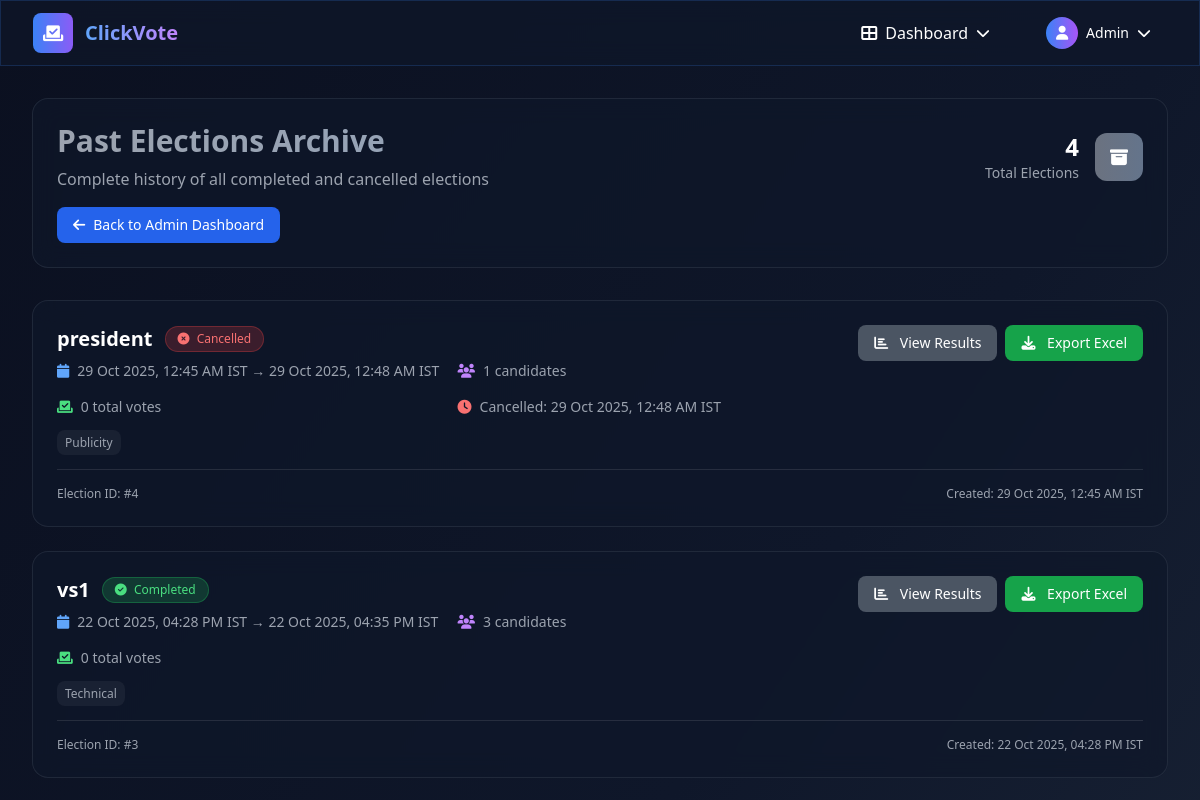
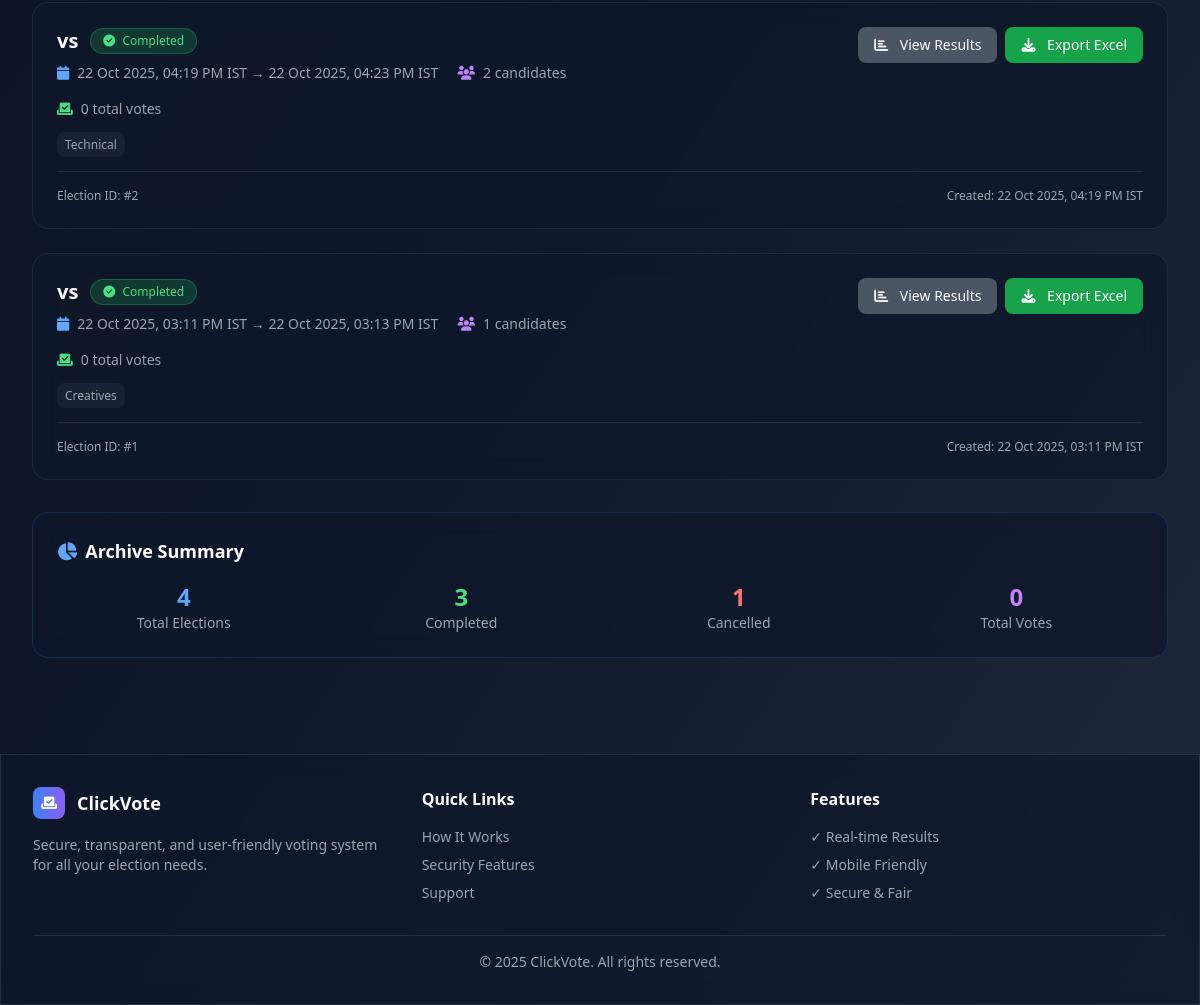
Page /admin/past-elections (signed in) on the earlier database version (2 pictures, top to bottom).
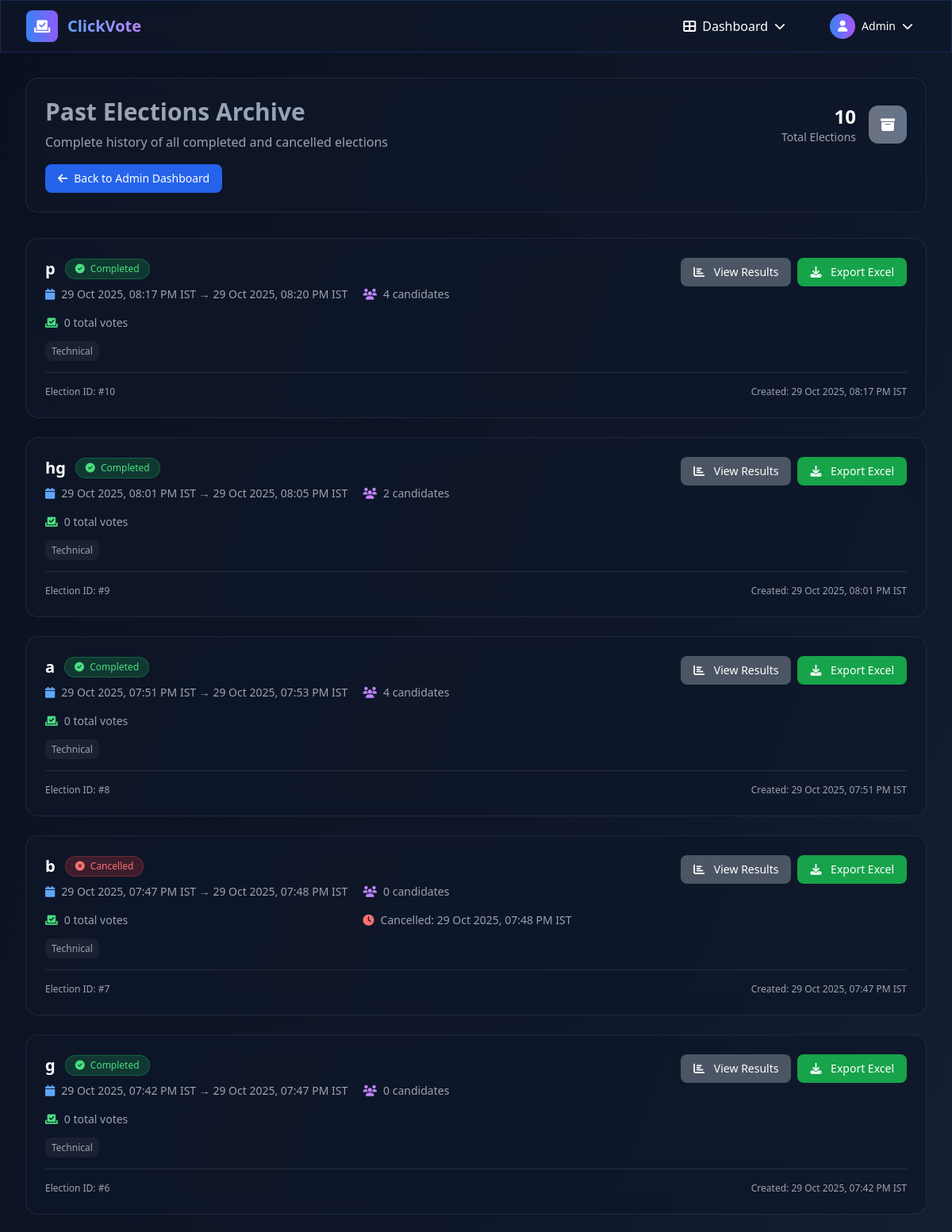
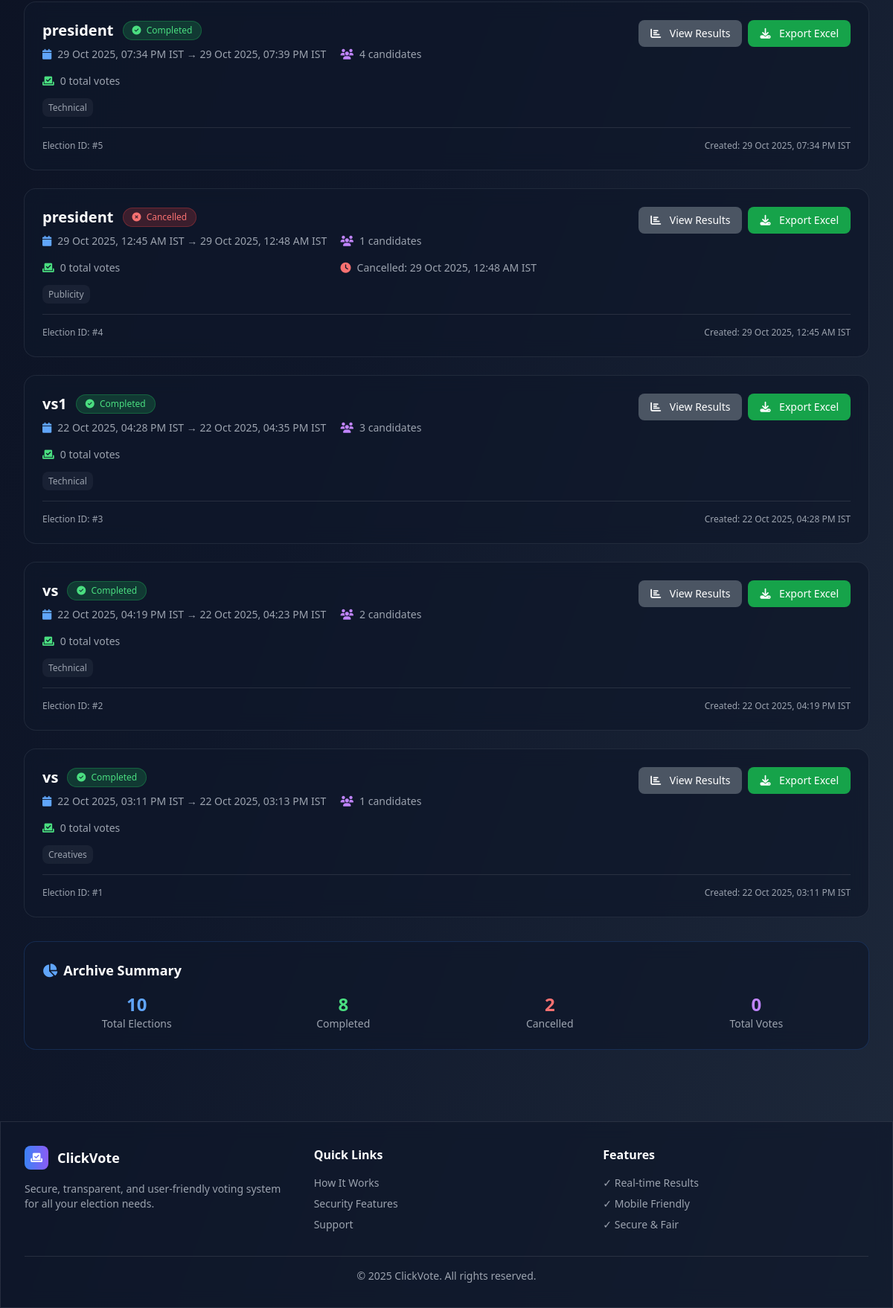
Same page on the later database version (2 pictures, top to bottom).
### tables this page shows
CREATE TABLE elections (
                id INTEGER PRIMARY KEY AUTOINCREMENT,
                title TEXT,
                category TEXT,
                start_time TEXT NOT NULL,
                end_time TEXT NOT NULL,
                created_by INTEGER,
                candidate_limit INTEGER DEFAULT 10,
                status TEXT DEFAULT 'active',
                cancelled_at TEXT,
                cancelled_by INTEGER,
                created_at TIMESTAMP DEFAULT CURRENT_TIMESTAMP, paused_at TEXT, paused_by INTEGER, resumed_at TEXT, resumed_by INTEGER,
                FOREIGN KEY (created_by) REFERENCES users (id)
            );

### app.py (the view)
@app.route("/admin/past-elections")
@login_required(role="admin")
def past_elections():
    rows = query("SELECT * FROM elections ORDER BY start_time DESC")
    ongoing, scheduled, ended = classify_elections(rows)
    elections_with_stats = []
    for e in ended:
        candidate_count = query("SELECT COUNT(*) as count FROM candidates WHERE election_id=?", (e['id'],), one=True)
        vote_count = query("SELECT COUNT(*) as count FROM votes WHERE election_id=?", (e['id'],), one=True)
        election_data = dict(e)
        election_data['candidate_count'] = candidate_count['count'] if candidate_count else 0
        election_data['vote_count'] = vote_count['count'] if vote_count else 0
        elections_with_stats.append(election_data)
    return render_template("past_elections.html", elections=elections_with_stats, total_count=len(ended))

### app.py (called while the page is built)
def get_db():
    conn = sqlite3.connect('voting.db', timeout=30)
    conn.row_factory = sqlite3.Row
    return conn

def exec_sql(sql, args=(), fetch=False, one=False):
    db = get_db()
    cur = db.execute(sql, args)
    if fetch:
        rows = cur.fetchall()
        cur.close()
        return rows[0] if one and rows else rows
    else:
        db.commit()
        last = cur.lastrowid
        cur.close()
        return last

def query(sql, args=(), one=False):
    return exec_sql(sql, args, fetch=True, one=one)

def login_required(role=None):
    def deco(f):
        @wraps(f)
        def wrap(*args, **kwargs):
            if "user_id" not in session:
                flash("Please login first.", "warn")
                return redirect(url_for("login"))
            if role and session.get("role") != role:
                flash("Not authorized.", "error")
                return redirect(url_for("index"))
            return f(*args, **kwargs)
        return wrap
    return deco

def parse_iso(s):
    try:
        dt = datetime.fromisoformat((s or "").replace("Z", ""))
        if dt.tzinfo is None:
            dt = dt.replace(tzinfo=timezone.utc)
        return dt.astimezone(timezone.utc)
    except Exception:
        pass
        return None

def now_utc():
    return datetime.now(timezone.utc)

@app.context_processor
def inject_unread_notifications():
    try:
        uid = session.get('user_id')
        if not uid:
            return {}
        row = query('SELECT COUNT(*) AS c FROM notifications WHERE user_id=? AND read=0', (uid,), one=True)
        return {'unread_notifications': row['c'] if row else 0}
    except Exception:
        return {'unread_notifications': 0}

def to_ist(dt):
    try:
        if dt.tzinfo is None:
            dt = dt.replace(tzinfo=timezone.utc)
        return dt.astimezone(IST)
    except Exception:
        pass
        return dt

@app.template_filter("istfmt")
def istfmt(value):
    try:
        dt = parse_iso(value)
        dt = to_ist(dt)
        return dt.strftime("%d %b %Y, %I:%M %p IST")
    except Exception:
        pass
        return value

### templates/past_elections.html (shortened to what this page needs)
{% extends "base.html" %}
{% block content %}
<div class="max-w-7xl mx-auto">
  <div class="mb-8">
    <div class="glass-effect rounded-2xl p-6 border border-gray-500/20">
      <div class="flex items-center justify-between">
        <div>
          <h1 class="text-3xl font-bold bg-gradient-to-r from-gray-400 to-slate-400 bg-clip-text text-transparent mb-2">
          </h1>
          <p class="text-gray-400">Complete history of all completed and cancelled elections</p>
        </div>
        <div class="flex items-center space-x-4">
          <div class="text-right">
            <div class="text-2xl font-bold text-white">{{ total_count }}</div>
            <div class="text-sm text-gray-400">Total Elections</div>
          </div>
          <div class="w-12 h-12 bg-gradient-to-r from-gray-500 to-slate-500 rounded-xl flex items-center justify-center animate-pulse">
            <i class="fas fa-archive text-white text-lg"></i>
          </div>
        </div>
      </div>
      <div class="mt-4">
        <a href="{{ url_for('admin') }}" class="inline-flex items-center px-4 py-2 bg-blue-600 hover:bg-blue-700 rounded-lg text-white text-sm transition-colors">
          <i class="fas fa-arrow-left mr-2"></i>
          Back to Admin Dashboard
        </a>
      </div>
    </div>
  </div>
  <div class="space-y-6">
    {% for election in elections %}
    <div class="glass-effect rounded-2xl p-6 border border-gray-500/20 hover:border-gray-400/30 transition-all duration-300">
      <div class="flex items-start justify-between mb-4">
        <div class="flex-1">
          <div class="flex items-center space-x-3 mb-2">
            <h3 class="text-xl font-bold text-white">{{ election.title or election.category }}</h3>
            {% if election.status == 'cancelled' %}
            <span class="px-3 py-1 bg-red-500/20 border border-red-500/30 rounded-full text-red-400 text-xs font-medium">
              <i class="fas fa-times-circle mr-1"></i>
              Cancelled
            </span>
            {% else %}
            <span class="px-3 py-1 bg-green-500/20 border border-green-500/30 rounded-full text-green-400 text-xs font-medium">
              <i class="fas fa-check-circle mr-1"></i>
              Completed
            </span>
            {% endif %}
          </div>
          <div class="grid md:grid-cols-2 gap-4 text-sm text-gray-400">
            <div class="flex items-center space-x-2">
              <i class="fas fa-calendar text-blue-400"></i>
              <span>{{ election.start_time|istfmt }} → {{ election.end_time|istfmt }}</span>
            </div>
            <div class="flex items-center space-x-2">
              <i class="fas fa-users text-purple-400"></i>
              <span>{{ election.candidate_count }} candidates</span>
            </div>
            <div class="flex items-center space-x-2">
              <i class="fas fa-vote-yea text-green-400"></i>
              <span>{{ election.vote_count }} total votes</span>
            </div>
            {% if election.cancelled_at %}
            <div class="flex items-center space-x-2">
              <i class="fas fa-clock text-red-400"></i>
              <span>Cancelled: {{ election.cancelled_at|istfmt }}</span>
            </div>
            {% endif %}
          </div>
          {% if election.category %}
          <div class="mt-3">
            <span class="px-2 py-1 bg-white/5 rounded-lg text-xs text-gray-400">
              {{ election.category }}
            </span>
          </div>
          {% endif %}
        </div>
        <div class="flex items-center space-x-2 ml-4">
          <a href="{{ url_for('results', election_id=election.id) }}" class="px-4 py-2 bg-gray-600 hover:bg-gray-700 rounded-lg text-white text-sm transition-colors">
            <i class="fas fa-chart-bar mr-2"></i>
            View Results
          </a>
          <a href="{{ url_for('results_excel', eid=election.id) }}" class="px-4 py-2 bg-green-600 hover:bg-green-700 rounded-lg text-white text-sm transition-colors">
            <i class="fas fa-download mr-2"></i>
            Export Excel
          </a>
        </div>
      </div>
      <div class="mt-4 pt-4 border-t border-white/10">
        <div class="flex items-center justify-between text-xs text-gray-400">
          <span>Election ID: #{{ election.id }}</span>
          <span>Created: {{ election.start_time|istfmt }}</span>
        </div>
      </div>
    </div>
    {% endfor %}
  </div>
  {% if elections %}
  <div class="mt-8 glass-effect rounded-2xl p-6 border border-blue-500/20">
    <h3 class="text-lg font-bold text-white mb-4 flex items-center">
      <i class="fas fa-chart-pie mr-2 text-blue-400"></i>
      Archive Summary
    </h3>
    <div class="grid md:grid-cols-4 gap-6">
      <div class="text-center">
        <div class="text-2xl font-bold text-blue-400">{{ total_count }}</div>
        <div class="text-sm text-gray-400">Total Elections</div>
      </div>
      <div class="text-center">
        <div class="text-2xl font-bold text-green-400">{{ elections|selectattr('status', 'ne', 'cancelled')|list|length }}</div>
        <div class="text-sm text-gray-400">Completed</div>
      </div>
      <div class="text-center">
        <div class="text-2xl font-bold text-red-400">{{ elections|selectattr('status', 'equalto', 'cancelled')|list|length }}</div>
        <div class="text-sm text-gray-400">Cancelled</div>
      </div>
      <div class="text-center">
        <div class="text-2xl font-bold text-purple-400">{{ elections|sum(attribute='vote_count') }}</div>
        <div class="text-sm text-gray-400">Total Votes</div>
      </div>
    </div>
  </div>
  {% endif %}
</div>
{% endblock %}

### templates/base.html (shortened to what this page needs)
<!doctype html>
<html lang="en">
<head>
  <script src="https://cdn.tailwindcss.com"></script>
  <link rel="stylesheet" href="https://cdnjs.cloudflare.com/ajax/libs/font-awesome/6.4.0/css/all.min.css">
</head>
{% set _flashes = get_flashed_messages(with_categories=true) %}
<body class="bg-gradient-to-br from-navy-dark via-navy to-navy-light text-white min-h-screen" data-theme="dark" data-flashes='{{ _flashes|tojson|e }}'>
  <nav class="glass-effect sticky top-0 z-50 border-b border-blue-500/20">
    <div class="max-w-7xl mx-auto px-4 sm:px-6 lg:px-8">
      <div class="flex justify-between items-center h-16">
        <a href="{{ url_for('index') }}" class="flex items-center space-x-3 hover:opacity-80 transition-opacity duration-300">
          <div class="w-10 h-10 bg-gradient-to-r from-blue-glow to-purple-glow rounded-lg flex items-center justify-center animate-float">
            <i class="fas fa-vote-yea text-white text-lg"></i>
          </div>
          <span class="text-xl font-bold bg-gradient-to-r from-blue-400 to-purple-400 bg-clip-text text-transparent">
          </span>
        </a>
        <div class="hidden md:flex items-center space-x-6">
          {% if session.get('user_id') %}
            <div class="nav-dropdown relative">
              <button class="flex items-center space-x-2 px-4 py-2 rounded-lg hover:bg-white/10 transition-all duration-300">
                <i class="fas fa-th-large"></i>
                <span>Dashboard</span>
                <i class="fas fa-chevron-down text-sm"></i>
              </button>
            </div>
            <div class="nav-dropdown relative">
              <button class="flex items-center space-x-2 px-4 py-2 rounded-lg hover:bg-white/10 transition-all duration-300">
                <div class="w-8 h-8 bg-gradient-to-r from-blue-500 to-purple-500 rounded-full flex items-center justify-center">
                  <i class="fas fa-user text-sm"></i>
                </div>
                <span class="text-sm">
                  {% if session.get('user') and session['user'].get('role') == 'admin' %}
                    Admin
                  {% elif session.get('user') and session['user'].get('username') %}
                    {{ session['user'].get('username') }}
                  {% elif session.get('username') %}
                    {{ session['username'] }}
                  {% else %}
                    Guest
                  {% endif %}
                </span>
                <i class="fas fa-chevron-down text-sm"></i>
              </button>
            </div>
          {% endif %}
        </div>
      </div>
    </div>
</nav>
  <main class="max-w-7xl mx-auto px-4 sm:px-6 lg:px-8 py-8">
    {% block content %}{% endblock %}
  </main>
  <footer class="glass-effect border-t border-white/10 mt-16">
    <div class="max-w-7xl mx-auto px-4 sm:px-6 lg:px-8 py-8">
      <div class="grid md:grid-cols-3 gap-8">
        <div>
          <div class="flex items-center space-x-3 mb-4">
            <div class="w-8 h-8 bg-gradient-to-r from-blue-glow to-purple-glow rounded-lg flex items-center justify-center">
              <i class="fas fa-vote-yea text-white text-sm"></i>
            </div>
            <span class="text-lg font-bold">ClickVote</span>
          </div>
          <p class="text-gray-400 text-sm">Secure, transparent, and user-friendly voting system for all your election needs.</p>
        </div>
        <div>
          <h3 class="font-semibold mb-4">Quick Links</h3>
          <div class="space-y-2 text-sm">
            <a href="#" class="block text-gray-400 hover:text-white transition-colors">How It Works</a>
            <a href="#" class="block text-gray-400 hover:text-white transition-colors">Security Features</a>
            <a href="#" class="block text-gray-400 hover:text-white transition-colors">Support</a>
          </div>
        </div>
        <div>
          <h3 class="font-semibold mb-4">Features</h3>
          <div class="space-y-2 text-sm">
            <div class="text-gray-400">✓ Real-time Results</div>
            <div class="text-gray-400">✓ Mobile Friendly</div>
            <div class="text-gray-400">✓ Secure & Fair</div>
          </div>
        </div>
      </div>
      <div class="border-t border-white/10 mt-8 pt-4 text-center text-sm text-gray-400">
        © 2025 ClickVote. All rights reserved.
      </div>
    </div>
  </footer>
</body>
</html>

### templates/base.html (style rules this page uses)
.glass-effect { backdrop-filter: blur(12px); background: rgba(15, 23, 42, 0.7); border: 1px solid rgba(59, 130, 246, 0.2); }
.nav-dropdown { position: relative; }
.nav-dropdown::after { content: ''; position: absolute; top: 100%; left: 0; right: 0; height: 0.5rem; background: transparent; }

Differences in the rows shown:
added elections: title "p", status "paused" (drawn), start_time|istfmt "29 Oct 2025, 08:17 PM IST", end_time|istfmt "29 Oct 2025, 08:20 PM IST", candidate_count "4", vote_count "0", category "Technical", id "10"
added elections: title "hg", status "paused" (drawn), start_time|istfmt "29 Oct 2025, 08:01 PM IST", end_time|istfmt "29 Oct 2025, 08:05 PM IST", candidate_count "2", vote_count "0", category "Technical", id "9"
added elections: title "a", status "paused" (drawn), start_time|istfmt "29 Oct 2025, 07:51 PM IST", end_time|istfmt "29 Oct 2025, 07:53 PM IST", candidate_count "4", vote_count "0", category "Technical", id "8"
added elections: title "b", status "cancelled" (drawn), start_time|istfmt "29 Oct 2025, 07:47 PM IST", end_time|istfmt "29 Oct 2025, 07:48 PM IST", candidate_count "0", vote_count "0", cancelled_at|istfmt "29 Oct 2025, 07:48 PM IST", category "Technical", id "7"
added elections: title "g", status "active" (drawn), start_time|istfmt "29 Oct 2025, 07:42 PM IST", end_time|istfmt "29 Oct 2025, 07:47 PM IST", candidate_count "0", vote_count "0", category "Technical", id "6"
added elections: title "president", status "active" (drawn), start_time|istfmt "29 Oct 2025, 07:34 PM IST", end_time|istfmt "29 Oct 2025, 07:39 PM IST", candidate_count "4", vote_count "0", category "Technical", id "5"
Other differences:
{{ total_count }}: "4" → "10"
{{ elections|selectattr('status', 'ne', 'cancelled')|list|length }}: "3" → "8"
{{ elections|selectattr('status', 'equalto', 'cancelled')|list|length }}: "1" → "2"
